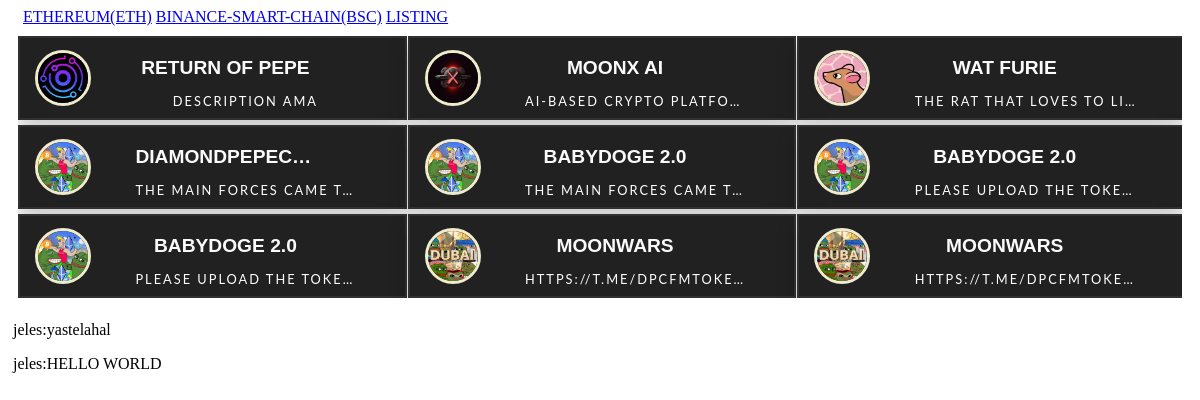
The page / on the database its author committed.
### app.py (models this page shows, shortened)
class Tokens(db.Model):
    __tablename__ = 'tokens'
    id = db.Column(db.Integer, primary_key=True)
    contact_address = db.Column(db.String(255), nullable=False)
    logo = db.Column(db.String(255), nullable=False)
    description = db.Column(db.String(255), nullable=False)
    name = db.Column(db.String(255), nullable=False)
    symbol = db.Column(db.String(255), nullable=False)
    tglink = db.Column(db.String(255), nullable=False)
    website = db.Column(db.String(255), nullable=False)
    twitterlink = db.Column(db.String(255), nullable=False)
    created_at = db.Column(db.TIMESTAMP, server_default=db.func.current_timestamp())

class Message(db.Model):
    __tablename__ = 'message'
    id = db.Column(db.Integer, primary_key=True)
    name = db.Column(db.String(255), nullable=False)
    message = db.Column(db.String(255), nullable=False)

### app.py (the view)
@APP.route('/')
def page():
    tokens =Tokens.query.all()
    amas =Ama.query.limit(6).all()
    message=Message.query.all()
    return render_template('index.html', tokens=tokens, amas=amas , message=message)

### templates/index.html (shortened to what this page needs)
<!DOCTYPE html>
<html>
<head>
  <link rel="stylesheet" type="text/css" href="{{ url_for('static', filename='style.css') }}">
  <link rel="stylesheet" href="https://cdnjs.cloudflare.com/ajax/libs/font-awesome/4.7.0/css/font-awesome.min.css">
</head>
<body>
<div class="navbar">
<nav>
  <a href="#">ETHEREUM(ETH)</a>
  <a href="#">BINANCE-SMART-CHAIN(BSC)</a>
  <a href="#">LISTING</a>
</nav>
</div>
<div class="container">
  <div class="tokad">
 {% for token in tokens %}
  <div class="tok{{ loop.index }}">
    <div class="tokcard">
      <div class="wrapper">
        <img src="static/{{ token.contact_address }}_logo.jpg" class="image--cover">
      </div>
      <div class="tokcard-info">
        <h1 class="title">{{ token.name }}</h1>
        <p class="subtitle">{{ token.description }}</p>
      </div>
    </div>
  </div>
{% endfor %}
  </div>
    <div class="message">
     {% for msg in message %}
      <div class="message-section">
        <p>{{ msg.name }}:{{ msg.message }}</p>
      </div>
      {% endfor %}
    </div>
</body>
</html>

### static/style.css (style rules this page uses)
html, body { height: 100%; margin: 2; padding: 0; overflow: hidden; background-color:white; }
.navbar { padding: 0 0 0 15px; }
.container { padding: 5px; display: grid; grid-template-columns: 1fr ; grid-template-rows: 1fr ; gap: 2px; grid-auto-flow: row; grid-template-areas: "tokad tokad tokad"; }
.tokad { margin: 5px; display: grid; grid-template-columns: 1fr 1fr 1fr; grid-template-rows: 1fr 1fr 1fr; gap: 5px 5px; grid-auto-flow: row; grid-template-areas: "tok1 tok2 tok3" "tok4 tok5 tok6" "tok7 tok8 tok9"; grid-area: tokad; overflow: auto; }
.tokcard { position: relative; width: 100%; max-width: 27rem; height: 5rem; display: flex; align-items: center; justify-content: center; box-shadow: 0 10px 20px rgba(0, 0, 0, 0.2); padding: 0; overflow: hidden; border-radius: 0px; background: #212121; border: 2px solid #313131; transition: all 0.5s cubic-bezier(0.23, 1, 0.320, 1); }
.wrapper { position: absolute; top: 50%; left: 0; transform: translateY(-50%); padding: 15px; display: flex; align-items: center; justify-content: center; }
.wrapper img { max-width: 100%; max-height: 100%; object-fit: cover; width: 50px; height: 50px; border-radius: 50%; object-position: center right; border: solid 3px #f0ebcc; }
.tokcard-info { position: absolute; top: 6px; bottom: 10px; left: 30%; right: 0; text-align: center; color: white; font-family: system-ui, -apple-system, BlinkMacSystemFont, 'Segoe UI', Roboto, Oxygen, Ubuntu, Cantarell, 'Open Sans', 'Helvetica Neue', sans-serif; }
.title { font-family: 'Righteous', sans-serif; color: rgba(255,255,255,0.98); text-transform: uppercase; font-size: 1.2rem; white-space: nowrap; text-overflow: ellipsis; overflow: hidden; max-width: 180px; text-align: center; }
.subtitle { max-width: 220px; color: #fff; font-family: 'Lato', sans-serif; text-align: center; font-size: 0.8rem; line-height: 150%; letter-spacing: 2px; text-transform: uppercase; white-space: nowrap; text-overflow: ellipsis; overflow: hidden; }
.tokcard { position: relative; transition: transform 0.3s ease; }

### rows shown on the page
Tokens: contact_address (picture), name "RETURN OF PEPE", description "DESCRIPTION AMA"
Tokens: contact_address (picture), name "MOONX AI"
Tokens: contact_address (picture), name "WAT FURIE"
Tokens: contact_address (picture)
Tokens: contact_address (picture), name "BABYDOGE 2.0"
Tokens: contact_address (picture), name "BABYDOGE 2.0"
Tokens: contact_address (picture), name "BABYDOGE 2.0"
Tokens: contact_address (picture), name "MOONWARS", description "HTTPS://T.ME/DPCFMTOKEN"
Tokens: contact_address (picture), name "MOONWARS", description "HTTPS://T.ME/DPCFMTOKEN"
Message: name "jeles", message "yastelahal"
Message: name "jeles", message "HELLO WORLD"
